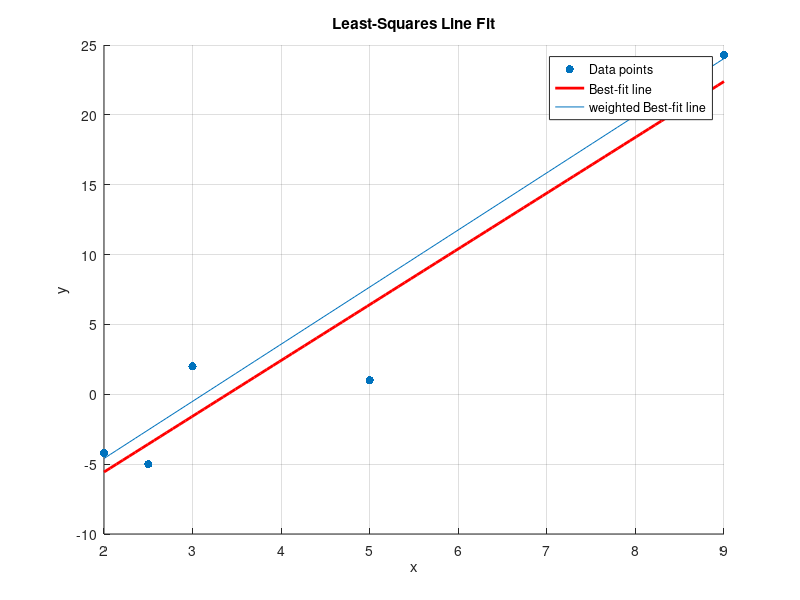

MATLAB code for this plot:
% Sample data (replace with your own values)
x = [2 2.5 3 5 9]; % X-values
y = [-4.2 -5 2 1 24.3]; % Y-values

% Construct matrix X and vector Y
X = [ones(length(x), 1), x(:)]; % Design matrix (first column = 1 for intercept)
Y = y(:); % Convert to column vector

weights = ones(length(x), 1);
weights(1) = 10; % Higher weight for first point
weights(end) = 10; % Higher weight for last point
W = diag(weights);

% Compute least-squares solution using normal equations
beta = (X' * X) \ (X' * Y); 
beta2 = (X' * W * X) \ (X' * W * Y); 

% Extract slope (m) and intercept (b)
b = beta(1); % Intercept
m = beta(2); % Slope
b2 = beta2(1); % Intercept
m2 = beta2(2); % Slope

% Display results
fprintf('Best-fit line: y = %.4f x + %.4f\n', m, b);

% Plot data and fitted line
figure;
scatter(x, y, 'bo', 'filled'); % Plot data points
hold on;
x_fit = linspace(min(x), max(x), 100);
y_fit = m * x_fit + b;
plot(x_fit, y_fit, 'r-', 'LineWidth', 2); % Plot fitted line
xlabel('x');
ylabel('y');
y_fit2 = m2* x_fit + b2;
plot(x_fit, y_fit2);
title('Least-Squares Line Fit');
grid on;
legend('Data points', 'Best-fit line', 'weighted Best-fit line', 'Location', 'best');
hold off;
